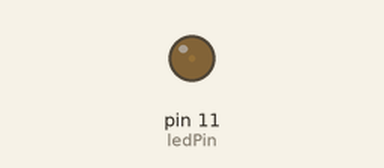
This sketch was run on a simulated Arduino Uno, built with avr-gcc and run on an emulated ATmega328P. On the bench: output pins drawn as LEDs (lit = HIGH).

Above: at 0.05 s.
At 1.15 s:
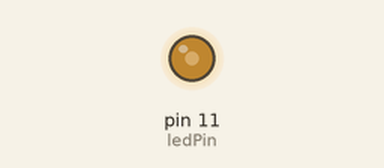
At 2.3 s:
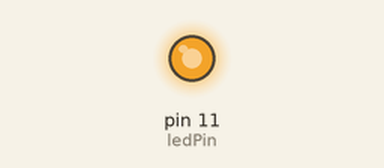
At 4.55 s:
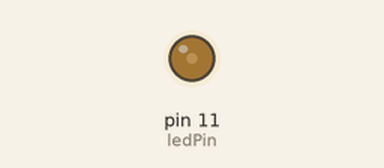
Timing chart, 0 to 6.6 s (numbered marks = the images above):
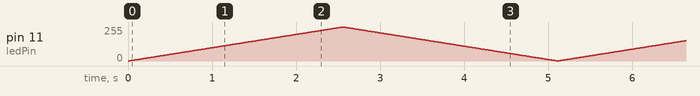

The sketch:

03_led_dimmer.ino
```cpp
int ledPin=11;

void setup(){
  pinMode(ledPin,OUTPUT);
}

void loop(){

  for (int i=0; i< 255; i++ ){
      analogWrite(ledPin, i);
      delay(10);
  }

  for (int i=255; i>0; i--){
    analogWrite(ledPin, i);
      delay(10);
  }


}
```
